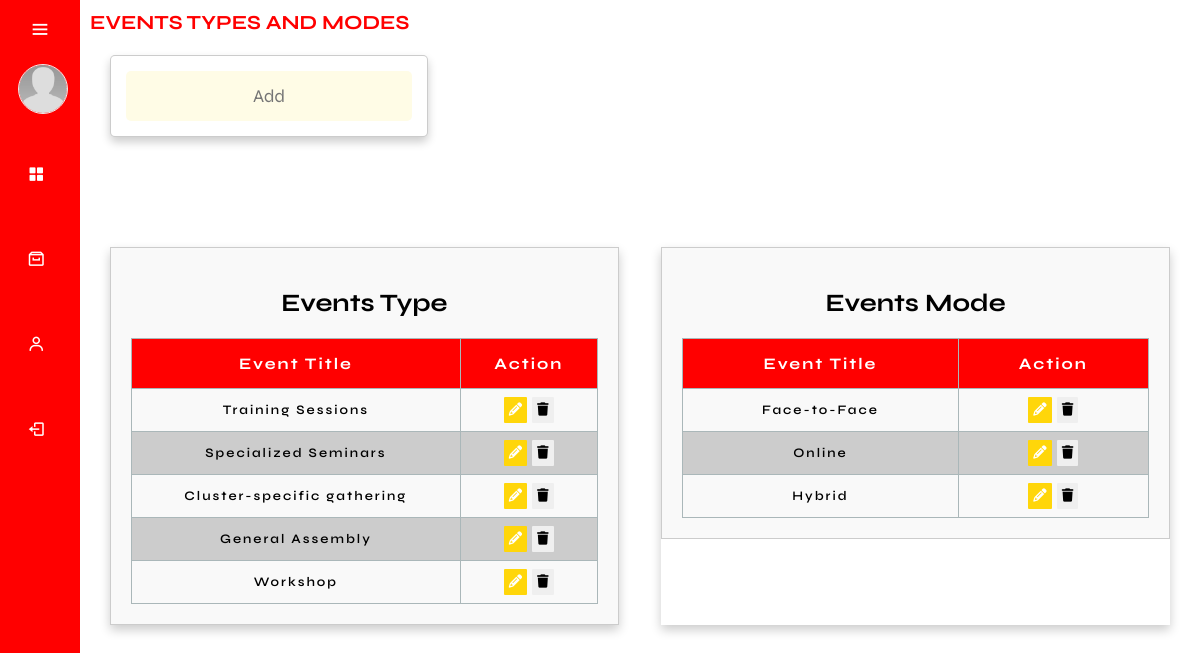
The app's page /admin/addEventTypeMode.php with its own data.
### tables this page shows
CREATE TABLE `event_type` (
  `event_type_id` int(11) NOT NULL,
  `event_type_name` varchar(255) NOT NULL
);

CREATE TABLE `event_mode` (
  `event_mode_id` int(11) NOT NULL,
  `event_mode_name` varchar(255) NOT NULL
);

### admin/addEventTypeMode.php (the view, shortened to what this page needs)
<!DOCTYPE html>
<html lang="en">
<head>
    <link href='https://unpkg.com/boxicons@2.1.4/css/boxicons.min.css' rel='stylesheet'>
    <link rel="stylesheet" href="css/main.css">
</head>
<body>
    <?php
    require_once('../db.connection/connection.php');
    $sql_event_type = "SELECT event_type_name ,event_type_id as id FROM event_type";
    $result_event_type = $conn->query($sql_event_type);
    $sql_event_mode = "SELECT event_mode_name ,event_mode_id as id FROM event_mode";
    $result_event_mode = $conn->query($sql_event_mode);
    ?>
    <div class="sidebar">
        <div class="top">
            <i class="bx bx-menu" id="btnn"></i>
        </div>
        <div class="user">
            <?php if (!empty($Image)): ?>
                <img src="../assets/img/profilePhoto/<?php echo $Image; ?>" alt="user" class="user-img">
            <?php else: ?>
                <img src="../assets/img/profile.jpg" alt="default user" class="user-img">
            <?php endif; ?>
            <div>
            </div>
        </div>
        <ul>
            <li class="nav-sidebar">
                <a href="adminDashboard.php">
                    <i class="bx bxs-grid-alt"></i>
                </a>
            </li>
            <li class="events-side2 nav-sidebar">
                <a href="#" class="a-events">
                    <i class='bx bx-archive'></i>
                </a>
            </li>
            <li class="events-side nav-sidebar">
                <a href="#" class="a-events">
                    <i class='bx bx-user'></i>
                </a>
            </li>
            <li class="nav-sidebar">
                <a href="../login.php">
                    <i class="bx bx-log-out"></i>
                </a>
            </li>
        </ul>
    </div>
    <div class="main-content">
        <div class="containerr">
            <h3 class="dashboard">EVENTS TYPES AND MODES</h3>
            <section class="event-filter">
                <div style="display: flex; gap: 10px; margin-bottom:10px">
                    <form action="" method="post" style="margin-bottom:1rem; height:10%">
                        <div class="dropdown-container">
                            <div class="dropdown">
                                <input type="text" readonly name="eventDisplay" placeholder="Add" maxlength="20"
                                    class="output">
                            </div>
                        </div>
                    </form>
                </div>
            </section>
        </div>
        <div class="container">
            <div class="event-wrapper">
                <div class="event-table">
                    <div class="tbl-container">
                        <h2>Events Type</h2>
                        <table class="tbl">
                            <thead>
                                <tr>
                                    <th>Event Title</th>
                                    <th>Action</th>
                                </tr>
                            </thead>
                            <tbody>
                                <?php
                                if ($result_event_type->num_rows > 0) {
                                    while ($row = $result_event_type->fetch_assoc()) {
                                        echo "<tr>";
                                        echo "<td data-label='Event Title'>" . $row['event_type_name'] . "</td>";
                                        echo "<td data-label='Action'>
                                            <button class='btn_edit' onclick=\"editEventType('" . $row['id'] . "', '" . $row['event_type_name'] . "')\"><i class='fa fa-pencil'></i></button>
                                            <button class='btn_delete' onclick=\"confirmDeleteEventType('" . $row['id'] . "')\"><i class='fa fa-trash'></i></button>
                                            </td>";
                                        echo "</tr>";
                                    }
                                } else {
                                    echo "<tr><td colspan='2'>No event types available</td></tr>";
                                }
                                ?>
                            </tbody>
                        </table>
                    </div>
                </div>
                <div class="event-table">
                    <div class="tbl-container">
                        <h2>Events Mode</h2>
                        <table class="tbl">
                            <thead>
                                <tr>
                                    <th>Event Title</th>
                                    <th>Action</th>
                                </tr>
                            </thead>
                            <tbody>
                                <?php
                                if ($result_event_mode->num_rows > 0) {
                                    while ($row = $result_event_mode->fetch_assoc()) {
                                        $escapedEventModeName = htmlspecialchars($row['event_mode_name'], ENT_QUOTES, 'UTF-8');
                                        echo "<tr>";
                                        echo "<td data-label='Event Title'>" . $escapedEventModeName . "</td>";
                                        echo "<td data-label='Action'>
                            <button class='btn_edit' onclick=\"editEventMode('" . $row['id'] . "', '" . $escapedEventModeName . "')\"><i class='fa fa-pencil'></i></button>
                            <button class='btn_delete' onclick=\"confirmDeleteEventMode('" . $row['id'] . "')\"><i class='fa fa-trash'></i></button>
                          </td>";
                                        echo "</tr>";
                                    }
                                } else {
                                    echo "<tr><td colspan='2'>No event modes available</td></tr>";
                                }
                                ?>
                            </tbody>
                        </table>
                    </div>
                </div>
            </div>
        </div>
    </div>
</body>
</html>

### admin/css/main.css (style rules this page uses)
* { font-family: "Syne", sans-serif; margin: 0; padding: 0; box-sizing: border-box; text-decoration: none; outline: none; border: none; }
:root { --header-height: 3.5rem; --first-color: red; --first-color-alt: #1d3557; --first-color-light: hsl(var(--hue), 40%, 80%); --title-color: hsl(var(--hue), 24%, 16%); --text-color: black; --text-color-light: hsl(var(--hue), 8%, 60%); --white-color: hsl(0, 0%, 100%); --body-color: white; --container-color: #f1faee; --box-shadow: 0 .5rem 1rem rgba(0, 0, 0, .2); --light-bg: #FFFCE6; --border: .1rem solid rgba(0,0,0,.2); --body-font: "Syne", sans-serif; --biggest-font-size: 2rem; --h1-font-size: 1.5rem; --h2-font-size: 1.25rem; --h3-font-size: 1rem; --normal-font-size: .938rem; --small-font-size: .813rem; --smaller-font-size: .75rem; --font-regular: 400; --font-medium: 500; --font-semi-bold: 600; --z-tooltip: 10; --z-fixed: 100; --z-modal: 1000; }
html { font-size: 62.5%; overflow-x: hidden; scroll-padding-top: 7rem; scroll-behavior: smooth; }
body { background-color: var(--body-color); }
section { padding: 2rem; margin: 0 auto; max-width: 1200px; }
.container { max-width: 1320px; margin-inline: auto; padding-inline: 0.75rem; margin-top: 5rem; }
.user-img { width: 50px; border-radius: 100%; border: 1px solid #eee; margin-left: 1rem; }
.sidebar { position: fixed; top: 0; left: 0; height: 100vh; width: 80px; background-color: var(--first-color); padding: .4rem .8rem; transition: all 0.5s ease; z-index: 100; }
.sidebar #btnn { position: absolute; color: var(--body-color); top: .4rem; left: 50%; font-size: 2.2rem; line-height: 50px; transform: translateX(-50%); cursor: pointer; }
.user { display: flex; align-items: center; margin: 1rem 0 }
.user img { background-color: var(--first-color); }
.sidebar ul li { position: relative; list-style-type: none; height: 50px; width: 90%; margin: 0.8rem auto; margin-top: 3.5rem; font-size: 1.8rem; }
.sidebar ul li a { color: var(--body-color); display: flex; align-items: center; text-decoration: none; border-radius: 0.8rem; }
.sidebar ul li a i { min-width: 50px; text-align: center; height: 50px; border-radius: 12px; line-height: 50px; }
.main-content { position: relative; background-color: var(--body-color); min-height: 100vh; top: 0; left: 80px; transition: all 0.5s ease; width: calc(100% - 80px); padding: 1rem; }
.containerr .dashboard { font-size: 2rem; color: var(--first-color); }
.events-side , .events-side2 { transition: all 0.5s ease; }
.event-filter form { background-color: var(--body-color); box-shadow: var(--box-shadow); border: var(--border); border-radius: .5rem; width: 30%; padding: 15px; }
.event-filter form .dropdown-container { display: flex; flex-wrap: wrap; gap: 1rem; }
.event-filter form .dropdown-container .dropdown { flex: 1 1 20rem; position: relative; }
.event-filter form .dropdown-container .dropdown .output { width: 100%; background: var(--light-bg); border-radius: .5rem; padding: 1.4rem; font-size: 1.8rem; color: var(--first-color-alt); text-align: center; user-select: none; cursor: pointer; }
.event-table { max-width: 1540px; width: 100%; background: var(--body-color); box-shadow: var(--box-shadow); margin-bottom: 6rem; }
.event-table h2 { padding: 2rem 1rem; font-size: 2.5rem; text-align: center; }
.tbl { border-collapse: collapse; width: auto; min-width: 100%; }
.tbl tbody { max-height: 400px; overflow-y: auto; }
.tbl thead { background-color: #424949; color: #fff; position: relative; }
.tbl thead th { font-size: 1.2rem; padding: 0.8rem; letter-spacing: 0.2rem; vertical-align: top; border: 1px solid #aab7b9; position: sticky; top: 0; background-color: var(--first-color); color: #fff; }
.tbl thead tr th { font-size: 1.6rem; padding: 1.5rem; letter-spacing: 0.2rem; vertical-align: top; border: 1px solid #aab7b9; }
.tbl tbody tr td { font-size: 1.3rem; letter-spacing: 0.2rem; font-weight: 600; text-align: center; border: 1px solid #aab7b9; padding: 0.8rem; }
.tbl tr:nth-child(even) { background-color: #ccc; }
.tbl button { display: inline-block; border: none; margin: 0 auto; padding: 0.5rem; border-radius: 1px; outline: none; cursor: pointer; }
.btn_edit { background-color: #ffd60a; color: #fff; }

### records on screen
event_type: event_type_name "Training Sessions"
event_type: event_type_name "Specialized Seminars"
event_type: event_type_name "Cluster-specific gathering"
event_type: event_type_name "General Assembly"
event_type: event_type_name "Workshop"
event_mode: event_mode_name "Face-to-Face"
event_mode: event_mode_name "Online"
event_mode: event_mode_name "Hybrid"
